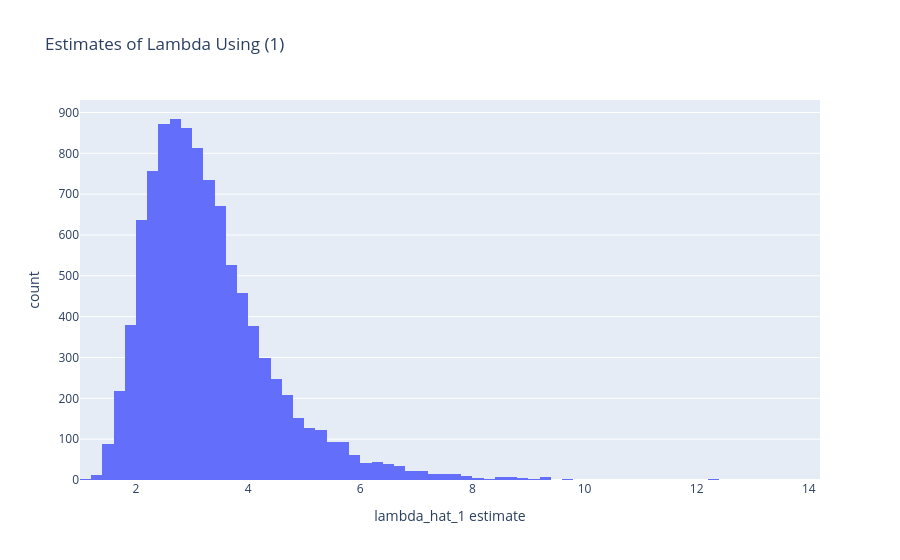

The notebook cell saved with this chart:
### Markdown cell above
### 6 (ii)

### Code cell
fig1 = px.histogram(
    samples_w_estimator_one,
    title="Estimates of Lambda Using (1)",
    nbins=100,
    labels={"value": "lambda_hat_1 estimate"},
)
fig1.update_layout(showlegend=False)

fig1.show()

### Figure 1 — Plotly figure (JSON) as saved in the notebook; plotly's stock layout.template omitted (floating-point values rounded to 4 significant figures; data arrays with more than 128 entries replaced by an {"elided": "..."} marker saying what was removed)
{"data": [{"bingroup": "x", "hovertemplate": "variable=0<br>lambda_hat_1 estimate=%{x}<br>count=%{y}<extra></extra>", "legendgroup": "0", "marker": {"color": "#636efa", "pattern": {"shape": ""}}, "name": "0", "nbinsx": 100, "orientation": "v", "showlegend": true, "type": "histogram", "x": {"elided": "10000 float values"}, "xaxis": "x", "yaxis": "y"}], "layout": {"barmode": "relative", "legend": {"title": {"text": "variable"}, "tracegroupgap": 0}, "showlegend": false, "title": {"text": "Estimates of Lambda Using (1)"}, "xaxis": {"anchor": "y", "domain": [0, 1], "title": {"text": "lambda_hat_1 estimate"}}, "yaxis": {"anchor": "x", "domain": [0, 1], "title": {"text": "count"}}}}
